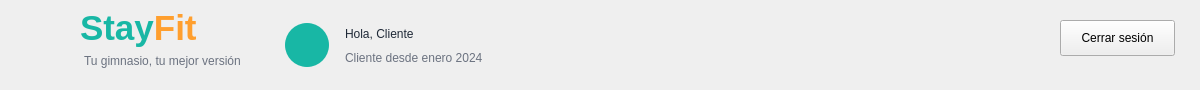
   <widget class="QFrame" name="frameHeader">
    <property name="geometry">
     <rect>
      <x>0</x>
      <y>0</y>
      <width>1200</width>
      <height>90</height>
     </rect>
    </property>
    <property name="frameShape">
     <enum>QFrame::Shape::NoFrame</enum>
    </property>
    <widget class="QLabel" name="lblLogoIcono">
     <property name="geometry">
      <rect>
       <x>18</x>
       <y>10</y>
       <width>65</width>
       <height>65</height>
      </rect>
     </property>
     <property name="text">
      <string/>
     </property>
     <property name="pixmap">
      <pixmap>:/newPrefix/logo_stayfit.png</pixmap>
     </property>
     <property name="scaledContents">
      <bool>true</bool>
     </property>
    </widget>
    <widget class="QLabel" name="labelStayFitHeader">
     <property name="geometry">
      <rect>
       <x>80</x>
       <y>8</y>
       <width>170</width>
       <height>40</height>
      </rect>
     </property>
     <property name="text">
      <string>&lt;html&gt;&lt;body&gt;&lt;span style=&quot;font-size:26pt; font-weight:700; color:#18B7A5;&quot;&gt;Stay&lt;/span&gt;&lt;span style=&quot;font-size:26pt; font-weight:700; color:#FF9F2E;&quot;&gt;Fit&lt;/span&gt;&lt;/body&gt;&lt;/html&gt;</string>
     </property>
    </widget>
    <widget class="QLabel" name="labelSubtituloHeader">
     <property name="geometry">
      <rect>
       <x>84</x>
       <y>52</y>
       <width>180</width>
       <height>18</height>
      </rect>
     </property>
     <property name="styleSheet">
      <string notr="true">color:#6B7280; font:9pt &quot;Segoe UI&quot;;</string>
     </property>
     <property name="text">
      <string>Tu gimnasio, tu mejor versión</string>
     </property>
    </widget>
    <widget class="QLabel" name="lblAvatarCliente">
     <property name="geometry">
      <rect>
       <x>285</x>
       <y>23</y>
       <width>44</width>
       <height>44</height>
      </rect>
     </property>
     <property name="styleSheet">
      <string notr="true">background-color:#18B7A5; color:white; border-radius:22px;</string>
     </property>
     <property name="text">
      <string/>
     </property>
     <property name="pixmap">
      <pixmap>:/newPrefix/usuario.png</pixmap>
     </property>
     <property name="scaledContents">
      <bool>true</bool>
     </property>
    </widget>
    <widget class="QLabel" name="lblNombreCliente">
     <property name="geometry">
      <rect>
       <x>345</x>
       <y>22</y>
       <width>270</width>
       <height>24</height>
      </rect>
     </property>
     <property name="styleSheet">
      <string notr="true">font:bold 13pt &quot;Segoe UI&quot;; color:#1F2937;</string>
     </property>
     <property name="text">
      <string>Hola, Cliente</string>
     </property>
    </widget>
    <widget class="QLabel" name="lblFechaAltaCliente">
     <property name="geometry">
      <rect>
       <x>345</x>
       <y>48</y>
       <width>250</width>
       <height>20</height>
      </rect>
     </property>
     <property name="styleSheet">
      <string notr="true">font:10pt &quot;Segoe UI&quot;; color:#6B7280;</string>
     </property>
     <property name="text">
      <string>Cliente desde enero 2024</string>
     </property>
    </widget>
    <widget class="QPushButton" name="btnCerrarSesion">
     <property name="geometry">
      <rect>
       <x>1060</x>
       <y>20</y>
       <width>115</width>
       <height>36</height>
      </rect>
     </property>
     <property name="text">
      <string>Cerrar sesión</string>
     </property>
    </widget>
   </widget>
